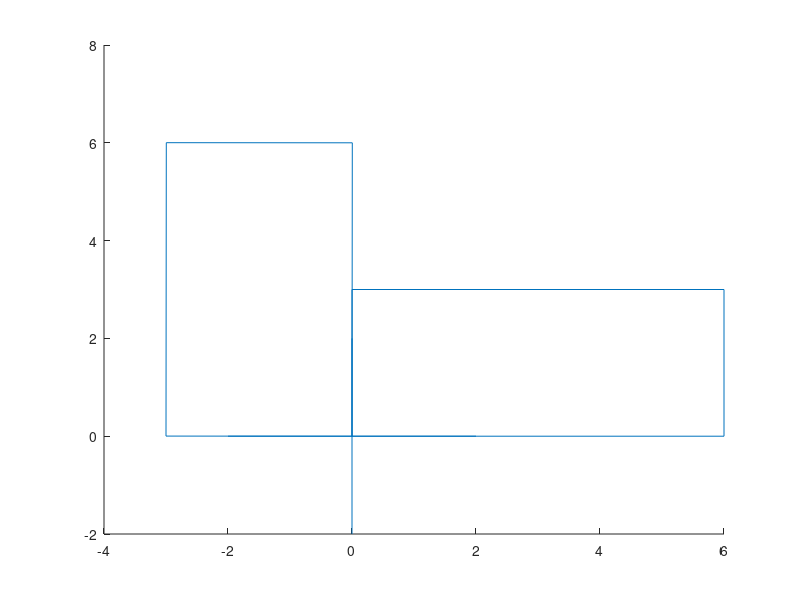

MATLAB code to generate this figure:
close all 
angle_rad= deg2rad(90);
for t=0:0.01:angle_rad
    clf
line ([-2 2], [0 0], [0 0]); %'color', [1 0 0] , 'linewidth', 2.5); % Establece el eje x
line ([0 0], [-2 2], [0 0]);
p1 = [0 0 ];
p2 = [6 0 ];
p3 = [6 3 ];
p4 = [0 3 ];


line ([p1(1) p2(1)], [p1(2) p2(2)], [0 0]); 
line ([p2(1) p3(1)], [p2(2) p3(2)], [0 0]); 
line ([p3(1) p4(1)], [p3(2) p4(2)], [0 0]); 
line ([p4(1) p1(1)], [p4(2) p1(2)], [0 0]); 



Rz = [cos(t) -sin(t); sin(t) cos(t)];

p1r = Rz*p1';
p2r = Rz*p2';
p3r = Rz*p3';
p4r = Rz*p4';

line ([p1r(1) p2r(1)], [p1r(2) p2r(2)], [0 0]); 
line ([p2r(1) p3r(1)], [p2r(2) p3r(2)], [0 0]); 
line ([p3r(1) p4r(1)], [p3r(2) p4r(2)], [0 0]); 
line ([p4r(1) p1r(1)], [p4r(2) p1r(2)], [0 0]); 

pause(0.01)
end